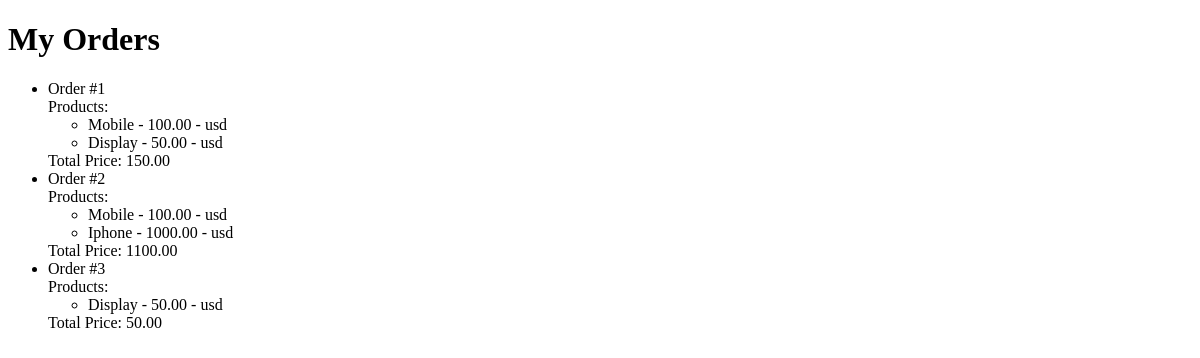
Before: /myorders/ (signed in) with the older database file.
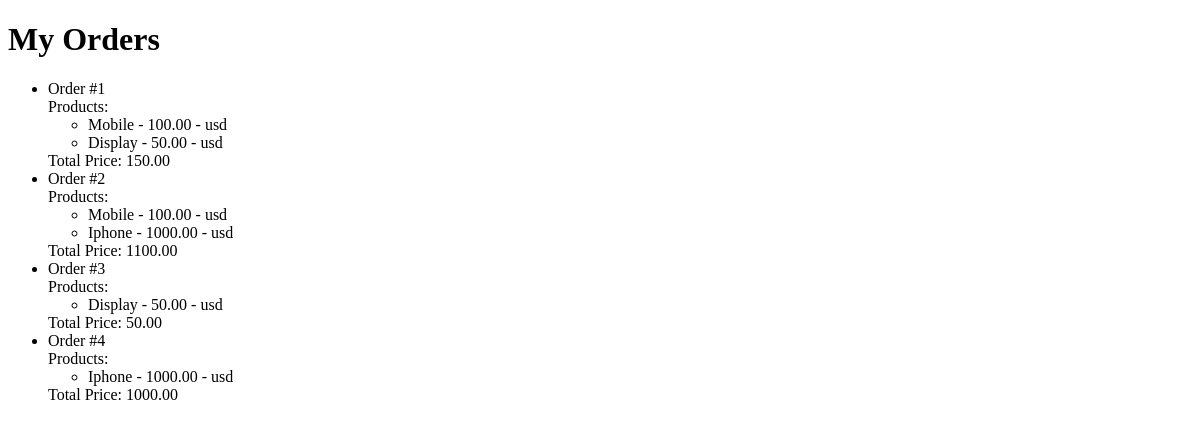
After: the same page with the newer database file.
### users/models.py (models this page shows, shortened)
class Order(models.Model):
    user = models.ForeignKey(User, on_delete=models.CASCADE)
    products = models.ManyToManyField(Product)
    total_price = models.DecimalField(max_digits=10, decimal_places=2)
    delivery_addres = models.CharField(max_length=30, default=0)
    def __str__(self):
        return f'{self.user.username} - {self.total_price}'

class Product(models.Model):
    name = models.CharField(max_length=50)
    description = models.TextField(max_length=100)
    price = models.DecimalField(max_digits=6, decimal_places=2, validators=[MinValueValidator(0)])
    category = models.ForeignKey(Category, on_delete=models.CASCADE, related_name='products', default=True)

### users/views.py (the view)
# urls.py: path('myorders/', MyOrdersView.as_view(), name='my_orders'),
class MyOrdersView(View):
    def get(self,request):
        user = request.user
        orders = Order.objects.filter(user=user)
        print(orders)
        return render(request, 'accounts/my_orders.html', context={'orders': orders})

### templates/accounts/my_orders.html (shortened to what this page needs)
<!DOCTYPE html>
<html lang="en">
<head>
</head>
<body>
<h1>My Orders</h1>
{% block content %}
{% if orders %}
    <ul>
        {% for order in orders %}
        <li>
            Order #{{ forloop.counter }}<br>
            Products:
            <ul>
                {% for p in order.products.all %}
                    <li>{{ p.name }} - {{ p.price }} - usd</li>
                {% endfor %}
            </ul>
            Total Price: {{ order.total_price }}
        </li>
        {% endfor %}
    </ul>
{% else %}
    <h1>You dont have any Orders</h1>
{% endif %}
{% endblock %}
</body>
</html>

Changed rows visible on the page:
added Order: total_price "1000.00", Product (name "Iphone", price "1000.00")
